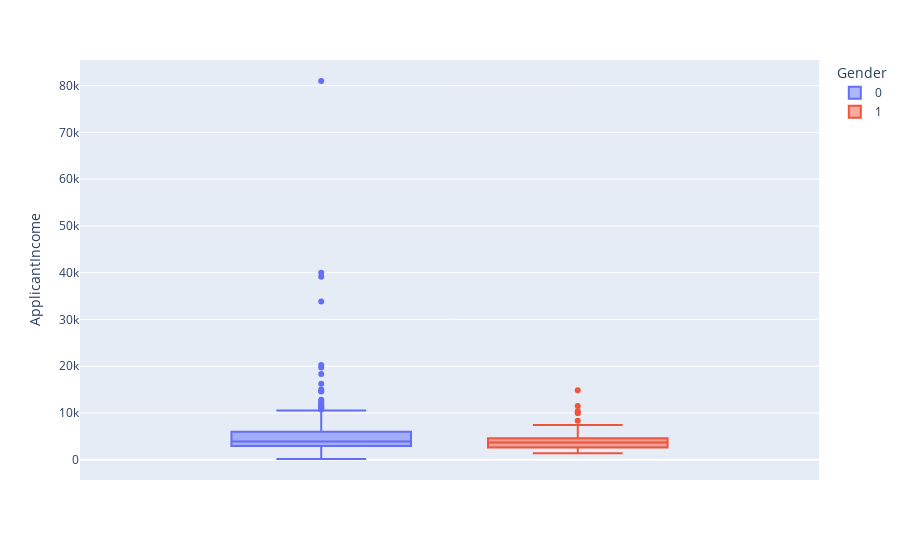
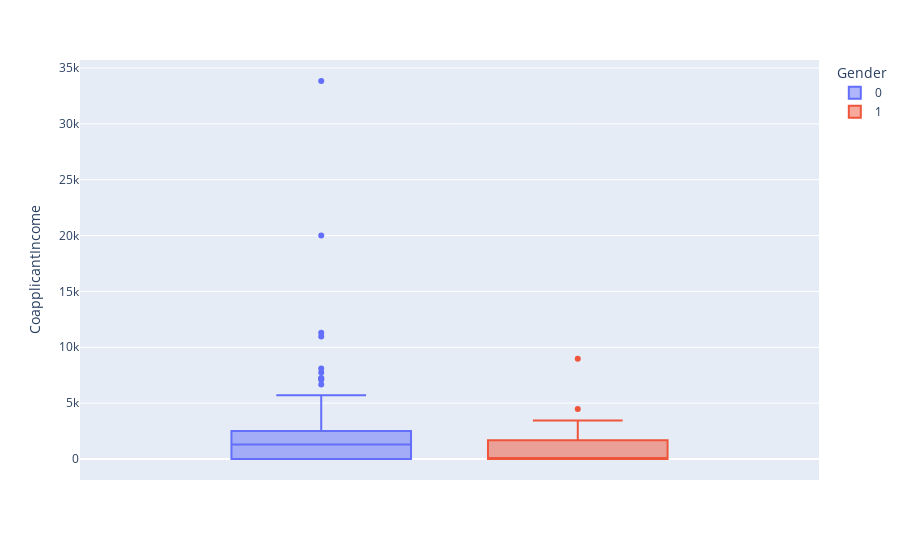
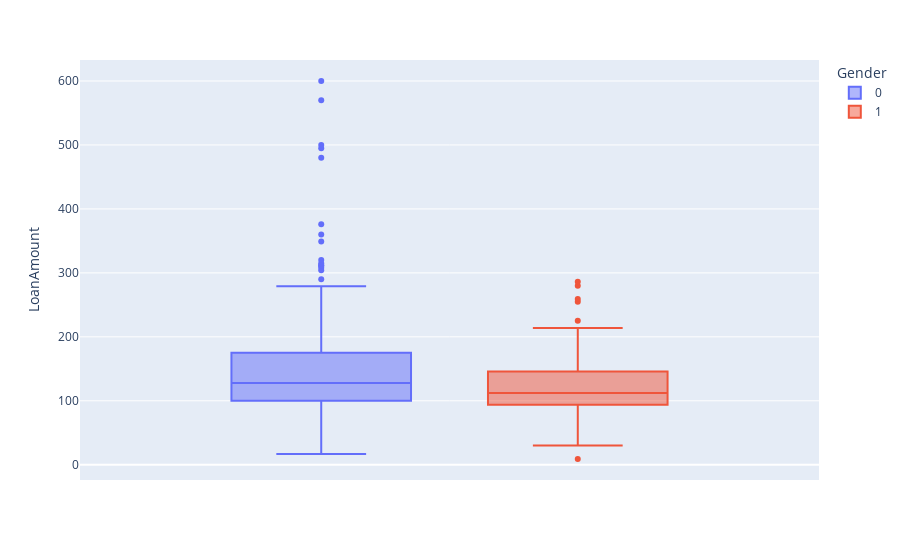

Notebook code for these charts, in order:
### Code cell
for col in real_value_columns:
    display(     pe.box(y=col, data_frame=df, color="Gender")                      )

### Figure 1 — Plotly figure (JSON) as saved in the notebook; plotly's stock layout.template omitted (floating-point values rounded to 4 significant figures; data arrays with more than 128 entries replaced by an {"elided": "..."} marker saying what was removed)
{"data": [{"alignmentgroup": "True", "hovertemplate": "Gender=0<br>ApplicantIncome=%{y}<extra></extra>", "legendgroup": "0", "marker": {"color": "#636efa"}, "name": "0", "notched": false, "offsetgroup": "0", "orientation": "v", "showlegend": true, "type": "box", "x0": " ", "xaxis": "x", "y": {"elided": "245 int values"}, "y0": " ", "yaxis": "y"}, {"alignmentgroup": "True", "hovertemplate": "Gender=1<br>ApplicantIncome=%{y}<extra></extra>", "legendgroup": "1", "marker": {"color": "#EF553B"}, "name": "1", "notched": false, "offsetgroup": "1", "orientation": "v", "showlegend": true, "type": "box", "x0": " ", "xaxis": "x", "y": [3167, 1928, 2876, 4408, 2149, 2400, 7200, 11500, 3667, 2645, 3237, 5500, 5000, 1500, 14866, 4606, 2484, 2137, 2600, 4166, 4583, 3086, 1378, 10000, 3812, 3400, 4583, 2600, 2330, 3510, 7441, 3867, 4333, 3427, 3481, 4300, 3625, 2138, 8333, 4230, 3244, 4723, 4000, 5000, 2378, 4583, 4166, 3083, 10408, 10000, 3180, 3846, 2378], "y0": " ", "yaxis": "y"}], "layout": {"boxmode": "group", "legend": {"title": {"text": "Gender"}, "tracegroupgap": 0}, "margin": {"t": 60}, "xaxis": {"anchor": "y", "domain": [0, 1]}, "yaxis": {"anchor": "x", "domain": [0, 1], "title": {"text": "ApplicantIncome"}}}}

### Figure 2 — Plotly figure (JSON) as saved in the notebook; plotly's stock layout.template omitted (floating-point values rounded to 4 significant figures; data arrays with more than 128 entries replaced by an {"elided": "..."} marker saying what was removed)
{"data": [{"alignmentgroup": "True", "hovertemplate": "Gender=0<br>CoapplicantIncome=%{y}<extra></extra>", "legendgroup": "0", "marker": {"color": "#636efa"}, "name": "0", "notched": false, "offsetgroup": "0", "orientation": "v", "showlegend": true, "type": "box", "x0": " ", "xaxis": "x", "y": {"elided": "245 int values"}, "y0": " ", "yaxis": "y"}, {"alignmentgroup": "True", "hovertemplate": "Gender=1<br>CoapplicantIncome=%{y}<extra></extra>", "legendgroup": "1", "marker": {"color": "#EF553B"}, "name": "1", "notched": false, "offsetgroup": "1", "orientation": "v", "showlegend": true, "type": "box", "x0": " ", "xaxis": "x", "y": [2283, 1644, 1560, 0, 3237, 1863, 0, 0, 1459, 3440, 0, 0, 0, 1800, 0, 0, 2302, 8980, 0, 0, 0, 0, 1881, 1666, 0, 0, 0, 1717, 4486, 0, 0, 0, 2451, 0, 0, 0, 0, 0, 0, 0, 0, 0, 2275, 2541, 0, 0, 0, 0, 0, 0, 0, 0, 0], "y0": " ", "yaxis": "y"}], "layout": {"boxmode": "group", "legend": {"title": {"text": "Gender"}, "tracegroupgap": 0}, "margin": {"t": 60}, "xaxis": {"anchor": "y", "domain": [0, 1]}, "yaxis": {"anchor": "x", "domain": [0, 1], "title": {"text": "CoapplicantIncome"}}}}

### Figure 3 — Plotly figure (JSON) as saved in the notebook; plotly's stock layout.template omitted (floating-point values rounded to 4 significant figures; data arrays with more than 128 entries replaced by an {"elided": "..."} marker saying what was removed)
{"data": [{"alignmentgroup": "True", "hovertemplate": "Gender=0<br>LoanAmount=%{y}<extra></extra>", "legendgroup": "0", "marker": {"color": "#636efa"}, "name": "0", "notched": false, "offsetgroup": "0", "orientation": "v", "showlegend": true, "type": "box", "x0": " ", "xaxis": "x", "y": {"elided": "245 int values"}, "y0": " ", "yaxis": "y"}, {"alignmentgroup": "True", "hovertemplate": "Gender=1<br>LoanAmount=%{y}<extra></extra>", "legendgroup": "1", "marker": {"color": "#EF553B"}, "name": "1", "notched": false, "offsetgroup": "1", "orientation": "v", "showlegend": true, "type": "box", "x0": " ", "xaxis": "x", "y": [154, 100, 90, 120, 178, 104, 120, 286, 144, 120, 30, 105, 103, 103, 70, 81, 137, 137, 160, 116, 112, 120, 167, 225, 112, 95, 133, 99, 100, 76, 194, 62, 110, 138, 155, 136, 108, 99, 280, 112, 80, 81, 144, 151, 9, 84, 44, 255, 259, 214, 71, 111, 46], "y0": " ", "yaxis": "y"}], "layout": {"boxmode": "group", "legend": {"title": {"text": "Gender"}, "tracegroupgap": 0}, "margin": {"t": 60}, "xaxis": {"anchor": "y", "domain": [0, 1]}, "yaxis": {"anchor": "x", "domain": [0, 1], "title": {"text": "LoanAmount"}}}}
